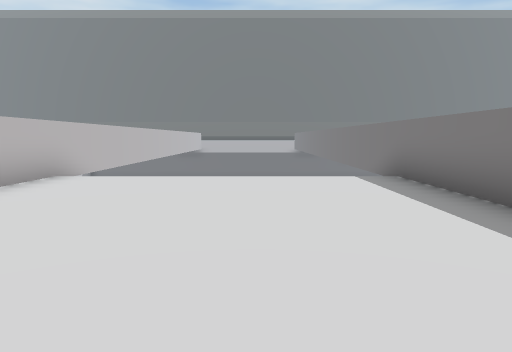
view 1 (above)

21 first-person views from a walk through a scene from a Unity 3-D project. The camera is 1.5 m above the floor, tilts 6° down and sees 70° across. The floor is counted in squares, 2 m on a side. Each view is taken from the middle of a square. On the plan, view 1 faces up. The plan holds only what a view shows up to about 11 squares ahead; the rest is blank. The place goes on beyond the plan. The player is left out.

view 2
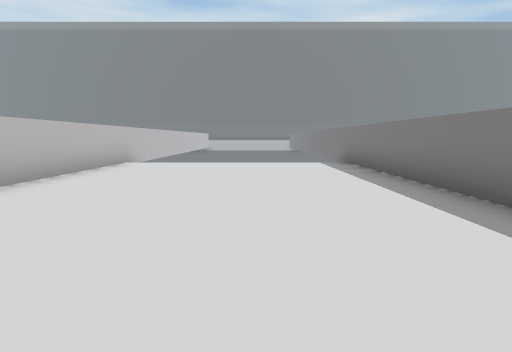

view 3
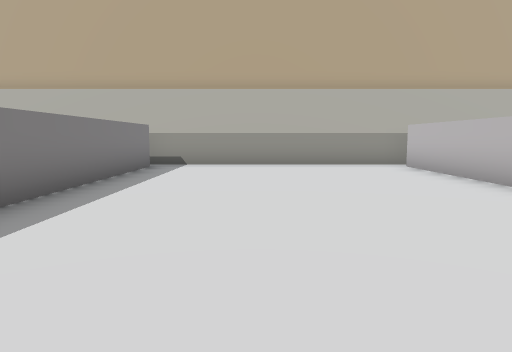

view 4
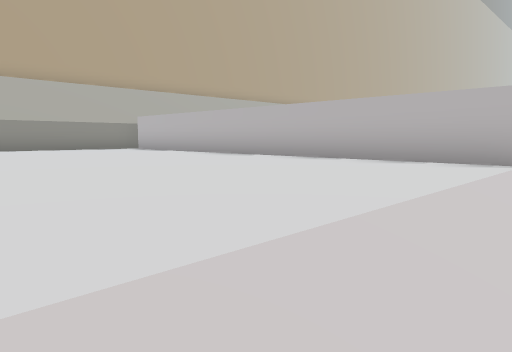

view 5
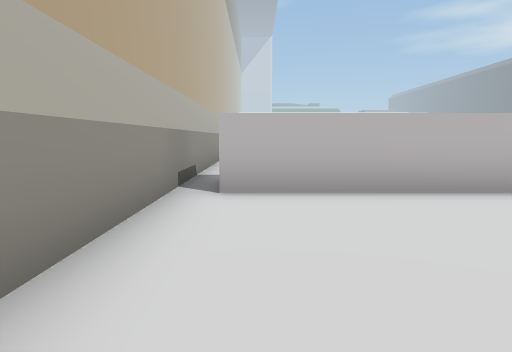

view 6
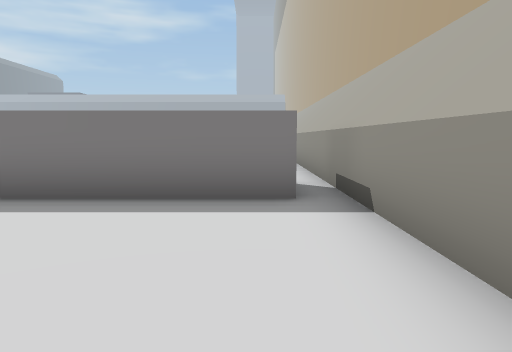

view 7
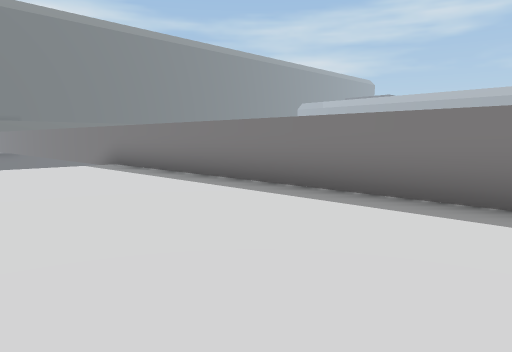

view 8
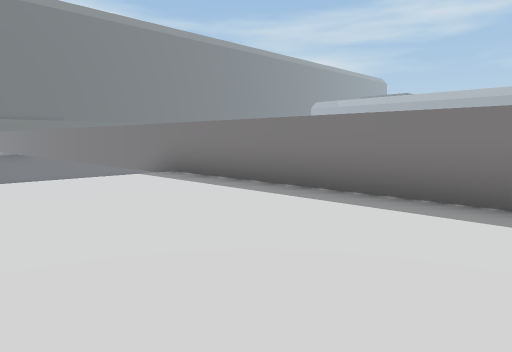

view 9
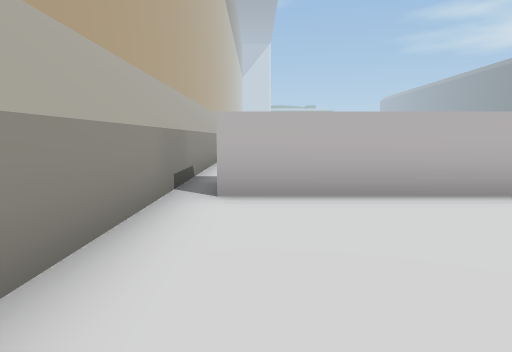

view 10
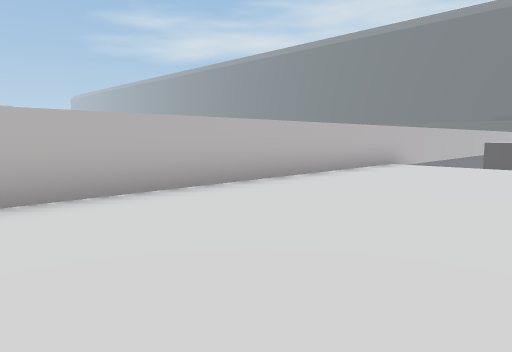

view 11
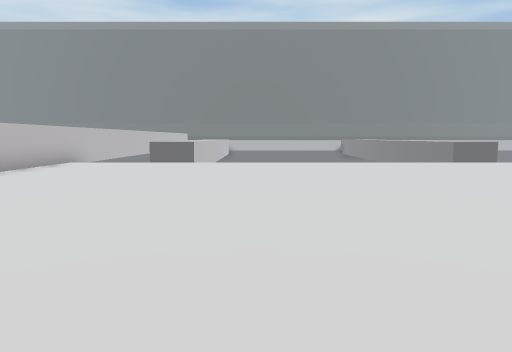

view 12
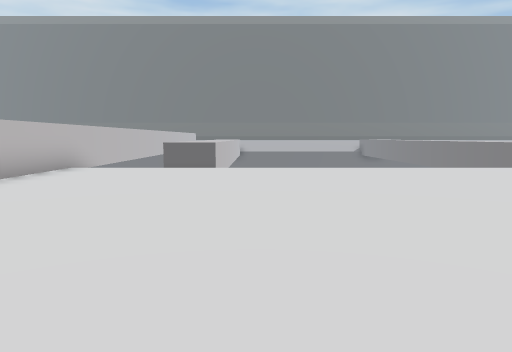

view 13
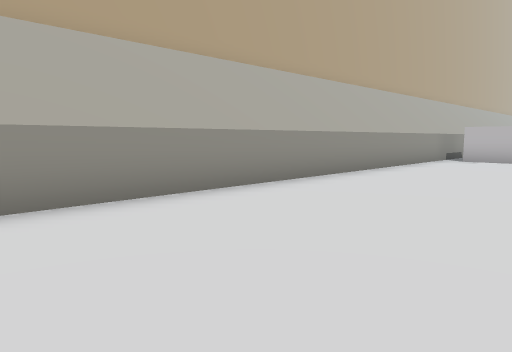

view 14
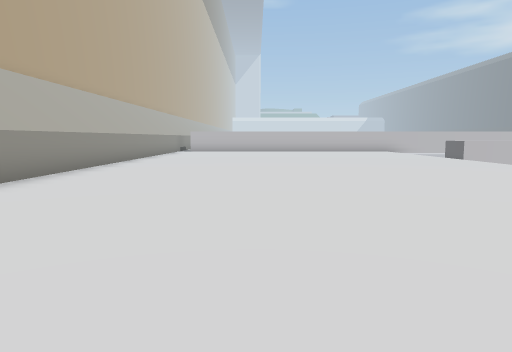

view 15
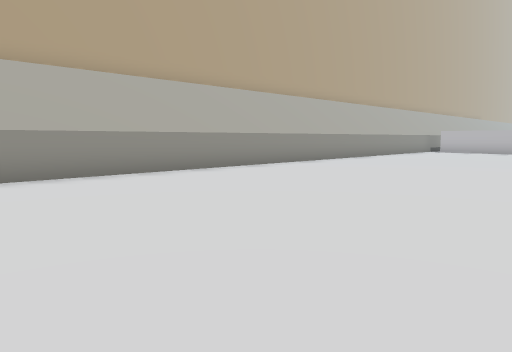

view 16
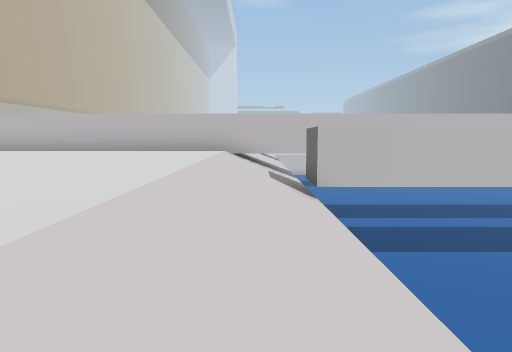

view 17
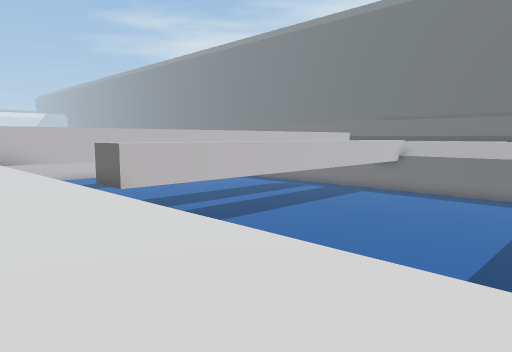

view 18
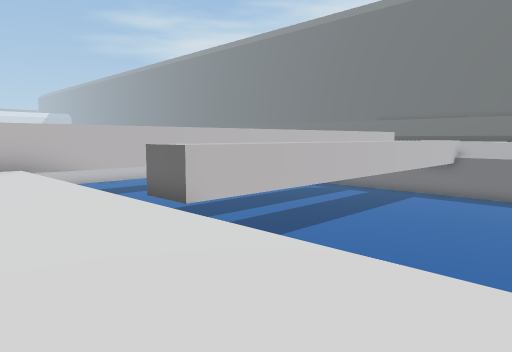

view 19
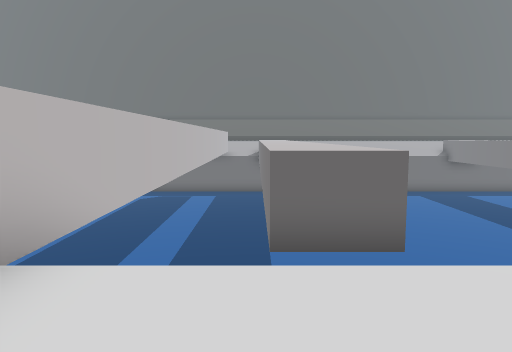

view 20
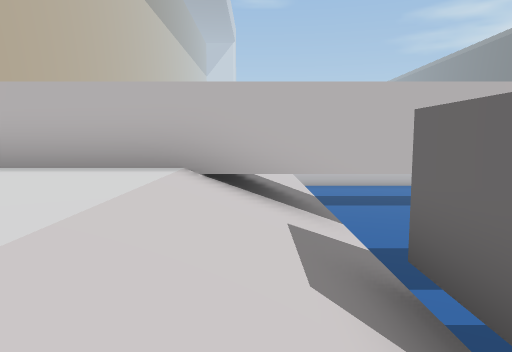

view 21
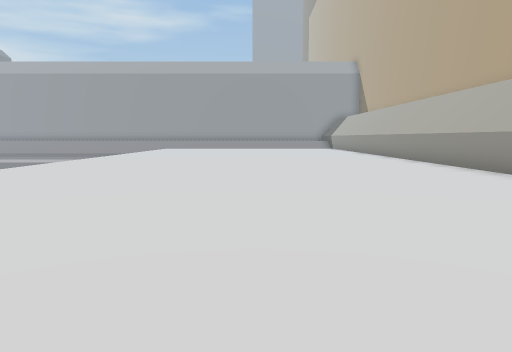

### Floor plan
Key: @ floor where view 1 was taken; # wall or solid block; . floor; / step, stairs or slope; v drop or lower ground.
Columns run from 10 left of view 1 to 24 right of it. Each row starts with its distance up from view 1.
 18                       v  v
 17                      vv vv
 16           vvvvvv    vvvvvv
 15           vvvvvv# vvvvvvvv
 14           vvvvvv# vvvvvvvvv
 13               vv# vv
 12         vvvv  vv# vvv
 11         vvvvvvvv# vvvv
 10                 ##v
  9     /##  ////##/////////
  8     /##  ////##///////////
  7  ....##......##.............   ....
  6  ....##......##.............  .....
  5  ....##......##....................
  4  ....##......##....................
  3 .....##......##....................
  2 .....##......##....................
  1 .....##......##....................
  0 .....##...@..##....................
 -1 .....##......##....................
 -2 .....##......##....................
 -3 .....##......##....................
 -4 ...................................
 -5 ###################################

Positions as (right, up) in squares from view 1, and headings:
1: (0, 0), facing up
2: (0, -4), facing up
3: (0, 6), facing down
4: (2, 8), facing down-left
5: (1, -3), facing left
6: (-10, -3), facing right
7: (-10, -3), facing up-right
8: (-10, 0), facing up-right
9: (9, -3), facing left
10: (9, -3), facing up-left
11: (10, -4), facing up
12: (9, -2), facing up
13: (17, 0), facing down-left
14: (24, 0), facing left
15: (24, 3), facing down-left
16: (15, 8), facing left
17: (17, 5), facing up-left
18: (14, 5), facing up-left
19: (6, 5), facing up
20: (9, 8), facing left
21: (13, 1), facing right
